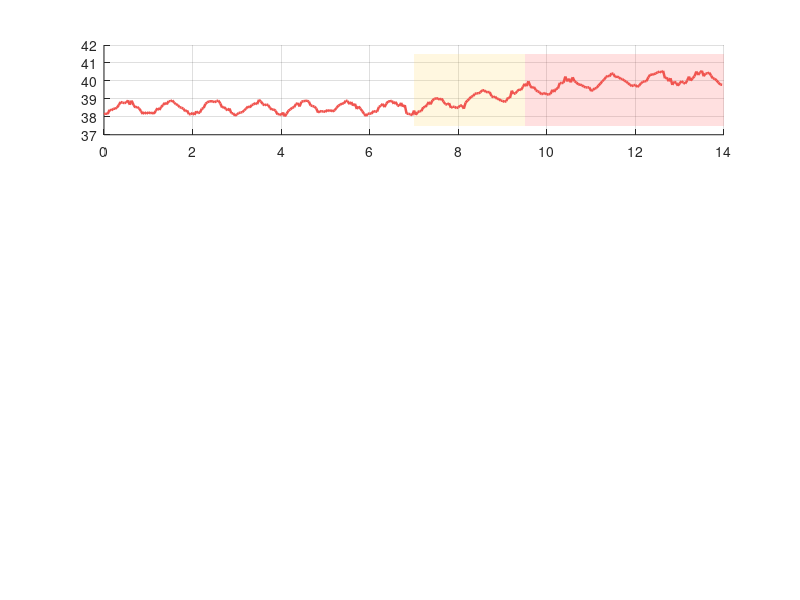

The MATLAB source for this figure: (Note: this script raises an error after producing the figure.)
%% LaxmiAI (लक्ष्मीAI) Bovine Digital Twin - Compartmental Disease Simulator
% Smart India Hackathon (SIH) - Govt. of Maharashtra
% Simulates 14-day physiological dynamics for cattle (Bos indicus / crossbreeds)
% Biomarkers: Temperature, Rumination, Feeding, Activity Index

clear; clc; close all;

fprintf('====================================================\n');
fprintf(' LaxmiAI (लक्ष्मीAI) - Bovine Digital Twin Simulator \n');
fprintf(' Govt. of Maharashtra Livestock Health Surveillance \n');
fprintf('====================================================\n\n');

%% 1. Simulation Parameters
days = 14;
hours = days * 24;
t_hours = 0:(hours - 1);
t_days = t_hours / 24;

onset_day = 7.0;            % Disease onset at Day 7
subclinical_days = 2.5;     % 60 hours of sub-clinical window
onset_hour = onset_day * 24;
clinical_hour = (onset_day + subclinical_days) * 24;

%% 2. Baselines (Healthy Gir / Crossbreed Cow)
base_temp = 38.5;       % deg C
base_rum = 460.0;       % min/day
base_feed = 260.0;      % min/day
base_act = 100.0;       % index

% Circadian diurnal oscillations (lowest 6 AM, peak 6 PM)
circadian_phase = 2 * pi * (mod(t_hours, 24) - 6) / 24;
circ_temp = 0.35 * sin(circadian_phase);
circ_rum  = 30.0 * cos(circadian_phase);
circ_feed = 20.0 * sin(circadian_phase);
circ_act  = 15.0 * sin(circadian_phase);

% Noise / sensor jitter
rng(2026);
noise_temp = 0.08 * randn(1, hours);
noise_rum  = 8.0  * randn(1, hours);
noise_feed = 6.0  * randn(1, hours);
noise_act  = 4.0  * randn(1, hours);

%% 3. Compartmental Disease Progression (Subclinical Mastitis Model)
disease_progress = zeros(1, hours);
for h = 1:hours
    hr_val = t_hours(h);
    if hr_val < onset_hour
        disease_progress(h) = 0.0;
    elseif hr_val < clinical_hour
        % Sub-clinical phase (cytokine release, silent rumination drop)
        disease_progress(h) = (hr_val - onset_hour) / (clinical_hour - onset_hour) * 0.5;
    else
        % Clinical acute phase
        post_hrs = hr_val - clinical_hour;
        disease_progress(h) = 0.5 + 0.5 * (1.0 - exp(-post_hrs / 48.0));
    end
end

% Pathophysiological deltas (Mastitis: cytokine pyrexia + rumination suppression)
delta_temp = disease_progress * 1.8;
delta_rum  = -disease_progress * 220.0;
delta_feed = -disease_progress * 90.0;
delta_act  = -disease_progress * 25.0;

% Total physiological biomarker series
temp = base_temp + circ_temp + delta_temp + noise_temp;
rum  = max(40.0, base_rum + circ_rum + delta_rum + noise_rum);
feed = max(20.0, base_feed + circ_feed + delta_feed + noise_feed);
act  = max(15.0, base_act + circ_act + delta_act + noise_act);

%% 4. Print Summary to MATLAB Console
fprintf('Animal ID:             MAH-PUN-TAG-1042 (Gir Cross)\n');
fprintf('Condition Simulated:   Subclinical to Clinical Mastitis (कासदाह)\n');
fprintf('Simulation Duration:   %d Days (%d Hours)\n', days, hours);
fprintf('Subclinical Window:    Day %.1f to Day %.1f (Early Warning Lead Time: %.1f hours)\n', ...
        onset_day, onset_day + subclinical_days, subclinical_days * 24);
fprintf('Baseline Temperature:  %.1f °C  --> Peak Fever: %.2f °C\n', base_temp, max(temp));
fprintf('Baseline Rumination:   %.0f min/day --> Nadir Rumination: %.0f min/day (-%.1f%%)\n\n', ...
        base_rum, min(rum), ((base_rum - min(rum)) / base_rum) * 100);

%% 5. Visualization
fig = figure('Name', 'PashuRakshak - Bovine Disease Progression Digital Twin', ...
             'Color', [0.1 0.12 0.15], 'Position', [100 100 1100 750]);

colors = struct('temp', [0.94 0.33 0.31], ...
                'rum',  [0.24 0.60 0.94], ...
                'feed', [0.20 0.80 0.55], ...
                'act',  [0.98 0.70 0.18]);

% --- Subplot 1: Body Temperature ---
subplot(4,1,1); hold on; grid on;
fill([onset_day (onset_day+subclinical_days) (onset_day+subclinical_days) onset_day], ...
     [37.5 37.5 41.5 41.5], [1 0.85 0.4], 'FaceAlpha', 0.2, 'EdgeColor', 'none');
fill([(onset_day+subclinical_days) days days (onset_day+subclinical_days)], ...
     [37.5 37.5 41.5 41.5], [1 0.4 0.4], 'FaceAlpha', 0.2, 'EdgeColor', 'none');
plot(t_days, temp, 'Color', colors.temp, 'LineWidth', 1.8);
yline(39.2, '--r', 'Fever Threshold (39.2°C)', 'Color', [1 0.5 0.5]);
ylabel('Temp (°C)', 'Color', 'w', 'FontSize', 10);
title('PashuRakshak Digital Twin: 14-Day Multi-Biomarker Progression (Cattle ID: MAH-PUN-1042)', ...
      'Color', 'w', 'FontSize', 12, 'FontWeight', 'bold');
set(gca, 'Color', [0.15 0.17 0.22], 'XColor', 'w', 'YColor', 'w', 'GridColor', [0.3 0.3 0.35]);
xlim([0 days]); ylim([37.8 41.2]);

% --- Subplot 2: Rumination Time ---
subplot(4,1,2); hold on; grid on;
fill([onset_day (onset_day+subclinical_days) (onset_day+subclinical_days) onset_day], ...
     [100 100 600 600], [1 0.85 0.4], 'FaceAlpha', 0.2, 'EdgeColor', 'none');
fill([(onset_day+subclinical_days) days days (onset_day+subclinical_days)], ...
     [100 100 600 600], [1 0.4 0.4], 'FaceAlpha', 0.2, 'EdgeColor', 'none');
plot(t_days, rum, 'Color', colors.rum, 'LineWidth', 1.8);
yline(350, '--y', 'Pre-Clinical Drop Threshold (-30%)', 'Color', [1 0.9 0.4]);
ylabel('Rumination (min)', 'Color', 'w', 'FontSize', 10);
set(gca, 'Color', [0.15 0.17 0.22], 'XColor', 'w', 'YColor', 'w', 'GridColor', [0.3 0.3 0.35]);
xlim([0 days]); ylim([180 560]);

% --- Subplot 3: Feeding Time ---
subplot(4,1,3); hold on; grid on;
fill([onset_day (onset_day+subclinical_days) (onset_day+subclinical_days) onset_day], ...
     [50 50 350 350], [1 0.85 0.4], 'FaceAlpha', 0.2, 'EdgeColor', 'none');
fill([(onset_day+subclinical_days) days days (onset_day+subclinical_days)], ...
     [50 50 350 350], [1 0.4 0.4], 'FaceAlpha', 0.2, 'EdgeColor', 'none');
plot(t_days, feed, 'Color', colors.feed, 'LineWidth', 1.8);
ylabel('Feeding (min)', 'Color', 'w', 'FontSize', 10);
set(gca, 'Color', [0.15 0.17 0.22], 'XColor', 'w', 'YColor', 'w', 'GridColor', [0.3 0.3 0.35]);
xlim([0 days]); ylim([80 320]);

% --- Subplot 4: Activity Index ---
subplot(4,1,4); hold on; grid on;
fill([onset_day (onset_day+subclinical_days) (onset_day+subclinical_days) onset_day], ...
     [20 20 150 150], [1 0.85 0.4], 'FaceAlpha', 0.2, 'EdgeColor', 'none');
fill([(onset_day+subclinical_days) days days (onset_day+subclinical_days)], ...
     [20 20 150 150], [1 0.4 0.4], 'FaceAlpha', 0.2, 'EdgeColor', 'none');
plot(t_days, act, 'Color', colors.act, 'LineWidth', 1.8);
xlabel('Timeline (Days)  [Gold = Subclinical Window (Early Warning 60h) | Red = Clinical Clots]', ...
       'Color', [1 0.85 0.4], 'FontSize', 11, 'FontWeight', 'bold');
ylabel('Activity Index', 'Color', 'w', 'FontSize', 10);
set(gca, 'Color', [0.15 0.17 0.22], 'XColor', 'w', 'YColor', 'w', 'GridColor', [0.3 0.3 0.35]);
xlim([0 days]); ylim([40 140]);

fprintf('>> Simulation complete. Figure window opened.\n');
